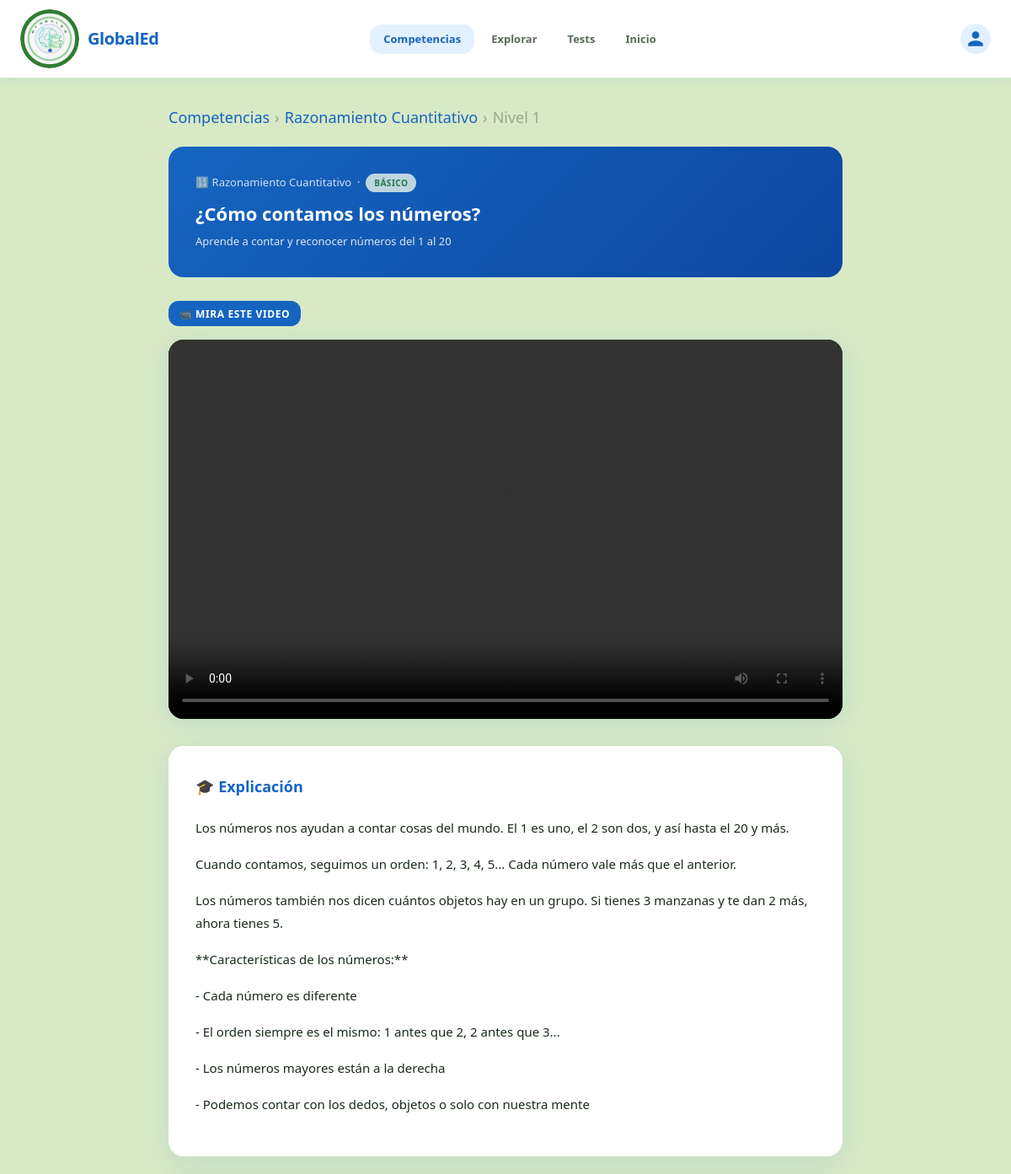
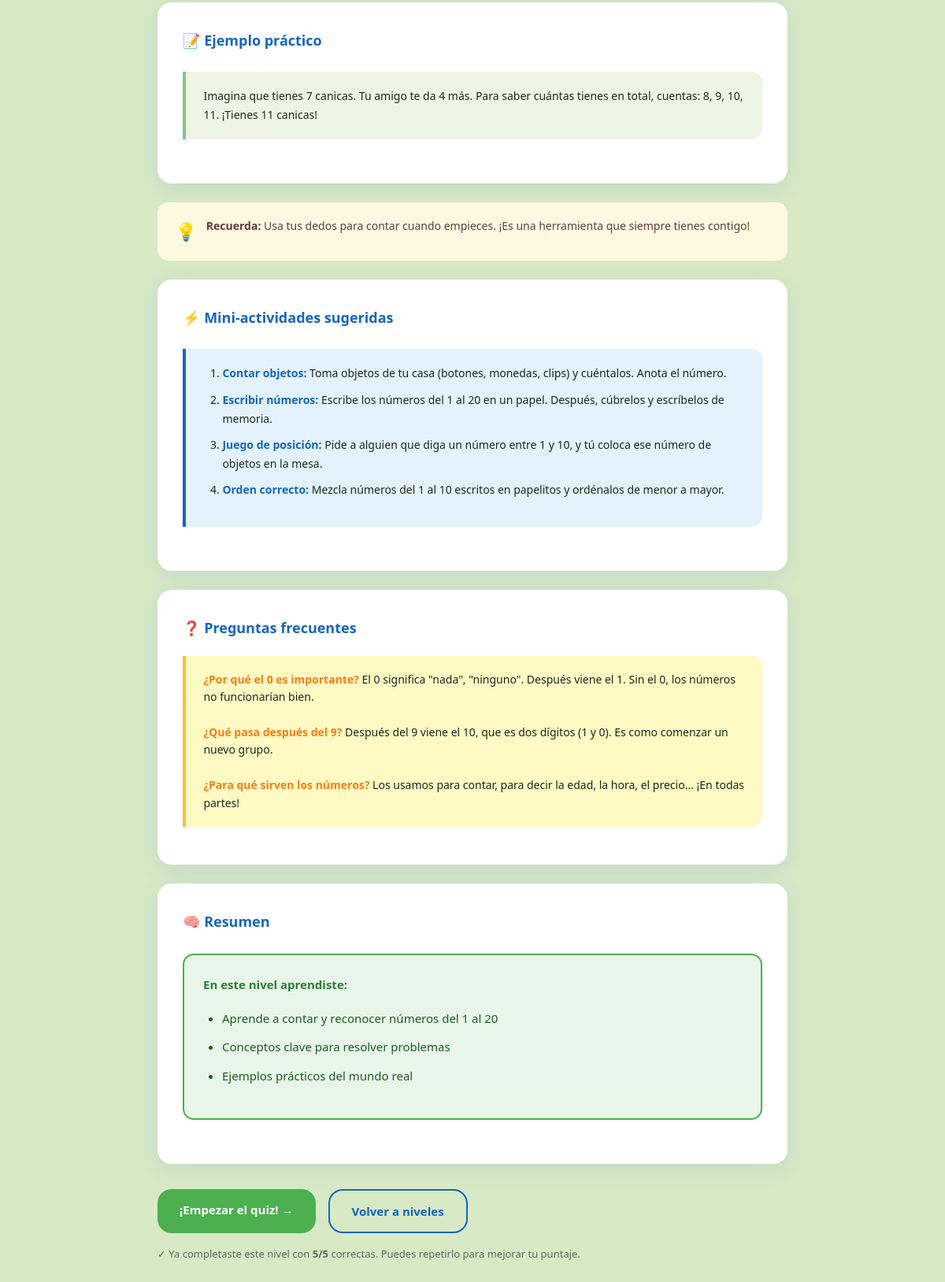
The page /competencias/razonamiento/nivel/1/leccion/ (signed in) on the database its author committed (2 pictures, top to bottom).
### competencias/models.py (models this page shows, shortened)
class Competencia(models.Model):
    ICONOS = {
        'razonamiento':  '🔢',
        'lectura':       '📖',
        'ciudadana':     '🌍',
        'ciencias':      '🔬',
    }
    nombre      = models.CharField(max_length=120)
    slug        = models.SlugField(unique=True)
    descripcion = models.TextField()
    color       = models.CharField(max_length=7, default='#1565C0',
                                   help_text='Color HEX para la UI')
    icono       = models.CharField(max_length=4, default='📚')
    orden       = models.PositiveSmallIntegerField(default=0)
    class Meta:
        ordering = ['orden']
        verbose_name        = 'Competencia'
        verbose_name_plural = 'Competencias'

class Nivel(models.Model):
    competencia = models.ForeignKey(
        Competencia, on_delete=models.CASCADE, related_name='niveles'
    )
    numero      = models.PositiveSmallIntegerField()   # 1–5
    titulo      = models.CharField(max_length=160)
    descripcion = models.CharField(max_length=300)
    class Meta:
        ordering            = ['numero']
        unique_together     = ('competencia', 'numero')
        verbose_name        = 'Nivel'
        verbose_name_plural = 'Niveles'
    def etiqueta_dificultad(self):
        etiquetas = {1: 'Básico', 2: 'Elemental', 3: 'Intermedio',
                     4: 'Avanzado', 5: 'Experto'}
        return etiquetas.get(self.numero, '')

class Contenido(models.Model):
    nivel      = models.OneToOneField(
        Nivel, on_delete=models.CASCADE, related_name='contenido'
    )
    titulo     = models.CharField(max_length=200)
    cuerpo     = models.TextField(help_text='Texto principal de la lección')
    ejemplo    = models.TextField(blank=True,
                                  help_text='Ejemplo concreto para el niño')
    tip        = models.CharField(max_length=300, blank=True,
                                  help_text='Tip rápido o frase memorable')
    video_file = models.FileField(
        upload_to='videos/%Y/%m/', blank=True, null=True,
        help_text='Video educativo local (MP4, WebM, etc)'
    )
    actividades = models.TextField(
        blank=True,
        help_text='Mini-actividades sugeridas para el alumno (HTML permitido)'
    )
    faq = models.TextField(
        blank=True,
        help_text='Preguntas frecuentes y respuestas (HTML permitido)'
    )
    class Meta:
        verbose_name        = 'Contenido'
        verbose_name_plural = 'Contenidos'

class ResultadoUsuario(models.Model):
    usuario     = models.ForeignKey(
        User, on_delete=models.CASCADE, related_name='resultados_competencias'
    )
    nivel       = models.ForeignKey(
        Nivel, on_delete=models.CASCADE, related_name='resultados'
    )
    correctas   = models.PositiveSmallIntegerField(default=0)
    total       = models.PositiveSmallIntegerField(default=0)
    completado  = models.BooleanField(default=False)
    fecha       = models.DateTimeField(auto_now_add=True)
    actualizado = models.DateTimeField(auto_now=True)
    class Meta:
        ordering            = ['-actualizado']
        unique_together     = ('usuario', 'nivel')
        verbose_name        = 'Resultado de usuario'
        verbose_name_plural = 'Resultados de usuarios'

### competencias/views.py (the view)
@login_required
def contenido(request, slug, numero):
    comp, nivel = _get_nivel(slug, numero)
    contenido = nivel.contenido  # objeto
    texto = contenido.cuerpo     # string real
    lineas = [l.strip() for l in texto.splitlines() if l.strip()]
    resultado = _resultado_usuario(request.user, nivel)
    return render(request, 'competencias/contenido.html', {
        'comp': comp,
        'nivel': nivel,
        'leccion': contenido,
        'lineas': lineas,
        'resultado': resultado,
    })

### competencias/views.py (called while the page is built)
def _get_nivel(slug, numero):
    comp  = get_object_or_404(Competencia, slug=slug)
    nivel = get_object_or_404(Nivel, competencia=comp, numero=numero)
    return comp, nivel

def _resultado_usuario(user, nivel):
    try:
        return ResultadoUsuario.objects.get(usuario=user, nivel=nivel)
    except ResultadoUsuario.DoesNotExist:
        return None

### competencias/templates/competencias/contenido.html (shortened to what this page needs)
{% extends "competencias/base_comp.html" %}
{% block comp_content %}
<div class="leccion-wrap">
  <div class="breadcrumb" style="font-size: large;">
    <a href="{% url 'competencias:lista' %}">Competencias</a>
    <span>›</span>
    <a href="{% url 'competencias:niveles' comp.slug %}">{{ comp.nombre }}</a>
    <span>›</span>
    <span>Nivel {{ nivel.numero }}</span>
  </div>
  <div class="leccion-header">
    <div style="font-size:13px;opacity:.8;margin-bottom:.5rem;">
      {{ comp.icono }} {{ comp.nombre }} &nbsp;·&nbsp;
      <span class="badge-dif dif-{{ nivel.numero }}">{{ nivel.etiqueta_dificultad }}</span>
    </div>
    <h1>{{ leccion.titulo }}</h1>
    <p style="font-size:13px;opacity:.85;margin-top:.3rem;">{{ nivel.descripcion }}</p>
  </div>
  {% if leccion.video_file %}
  <div>
    <span class="video-label">📹 Mira este video</span>
    <div class="video-container">
      <video controls>
        <source src="{{ leccion.video_file.url }}" type="video/mp4">
      </video>
    </div>
  </div>
  {% endif %}
  <div class="leccion-section">
    <h2>🎓 Explicación</h2>
    {% for parrafo in lineas %}
      {% if parrafo.strip %}<p>{{ parrafo }}</p>{% endif %}
    {% endfor %}
  </div>
  {% if leccion.ejemplo %}
  <div class="leccion-section">
    <h2>📝 Ejemplo práctico</h2>
    <div class="ejemplo-box">
      {{ leccion.ejemplo }}
    </div>
  </div>
  {% endif %}
  {% if leccion.tip %}
  <div class="tip-box">
    <span class="tip-icon">💡</span>
    <span><strong>Recuerda:</strong> {{ leccion.tip }}</span>
  </div>
  {% endif %}
  {% if leccion.actividades %}
  <div class="leccion-section">
    <h2>⚡ Mini-actividades sugeridas</h2>
    <div class="actividad-box">
      {{ leccion.actividades|safe }}
    </div>
  </div>
  {% endif %}
  {% if leccion.faq %}
  <div class="leccion-section">
    <h2>❓ Preguntas frecuentes</h2>
    <div class="faq-item">
      {{ leccion.faq|safe }}
    </div>
  </div>
  {% endif %}
  <div class="leccion-section">
    <h2>🧠 Resumen</h2>
    <div class="resumen-box">
      <p><strong>En este nivel aprendiste:</strong></p>
      <ul style="margin-left: 1.5rem; margin-top: 0.7rem;">
        <li>{{ nivel.descripcion }}</li>
        <li>Conceptos clave para resolver problemas</li>
        <li>Ejemplos prácticos del mundo real</li>
      </ul>
    </div>
  </div>
  <div class="cta-row">
    <a href="{% url 'competencias:quiz' comp.slug nivel.numero %}" class="btn-kid btn-kid-green">
      ¡Empezar el quiz! →
    </a>
    <a href="{% url 'competencias:niveles' comp.slug %}" class="btn-kid btn-kid-outline">
      Volver a niveles
    </a>
  </div>
  {% if resultado and resultado.completado %}
  <p style="margin-top:1rem;font-size:13px;color:var(--text-muted);">
    ✓ Ya completaste este nivel con <strong>{{ resultado.correctas }}/{{ resultado.total }}</strong> correctas.
    Puedes repetirlo para mejorar tu puntaje.
  </p>
  {% endif %}
</div>
{% endblock %}

### core/static/css/responsive.css (style rules this page uses)
html { overflow-x: hidden; }
body { overflow-x: hidden; -webkit-text-size-adjust: 100%; }
img, video, iframe { max-width: 100%; height: auto; }
:root { --fs-xs: 0.72rem; --fs-sm: 0.8125rem; --fs-base: 0.9375rem; --fs-md: 1rem; --fs-lg: 1.125rem; --fs-xl: 1.25rem; --fs-2xl: 1.375rem; --fs-3xl: 1.5rem; }

### core/templates/core/base.html (style rules this page uses)
:root { --blue: #1565C0; --blue-dark: #0D47A1; --blue-mid: #1976D2; --blue-light: #E3F0FF; --green: #81C784; --green-dark: #4CAF50; --bg: #D8E9C6; --bg-soft: #EEF5E5; --white: #FFFFFF; --text: #1A2B1A; --text-muted: #5A6B5A; --danger: #E53935; --radius-sm: 8px; --radius-md: 14px; --radius-lg: 22px; --shadow: 0 4px 24px rgba(21,101,192,.10); --shadow-sm: 0 2px 10px rgba(21,101,192,.07); }
*, *::before, *::after { box-sizing: border-box; margin: 0; padding: 0; }
body { font-family: 'Segoe UI', system-ui, sans-serif; background: var(--bg); color: var(--text); min-height: 100vh; font-size: 15px; line-height: 1.6; }
a { color: inherit; text-decoration: none; }

### competencias/templates/competencias/base_comp.html (style rules this page uses)
:root { --comp-radius: 18px; --comp-shadow: 0 6px 28px rgba(21,101,192,.11); }
.breadcrumb { display:flex; align-items:center; gap:6px; font-size:12px; color:var(--text-muted); margin-bottom:1.25rem; flex-wrap:wrap; }
.breadcrumb a { color:var(--blue); }
.breadcrumb span { opacity:.5; }
.badge-dif { display:inline-block; font-size:10px; font-weight:700; padding:3px 10px; border-radius:20px; letter-spacing:.05em; text-transform:uppercase; }
.dif-1 { background:#E8F5E9; color:#2E7D32; }
.btn-kid { display:inline-block; padding:14px 28px; border-radius:var(--comp-radius); font-size:15px; font-weight:700; cursor:pointer; border:none; font-family:inherit; transition:transform .15s, opacity .2s; text-align:center; }
.btn-kid-green { background:#4CAF50; color:#fff; }
.btn-kid-outline { background:transparent; border:2px solid var(--blue); color:var(--blue); }

### rows shown on the page
Competencia: nombre "Razonamiento Cuantitativo", icono "🔢"
Nivel: numero "1", etiqueta_dificultad "BÁSICO", descripcion "Aprende a contar y reconocer números del 1 al 20"
Contenido: titulo "¿Cómo contamos los números?", ejemplo "Imagina que tienes 7 canicas. Tu amigo te da 4 más. Para saber cuántas tienes en total, cuentas: 8, 9, 10, 11. ¡Tienes 11 canicas!", tip "Usa tus dedos para contar cuando empieces. ¡Es una herramienta que siempre tienes contigo!", actividades "Contar objetos: Toma objetos de tu casa (botones, monedas, clips) y cuéntalos. Anota el número. Escribir números: Escribe los números del 1 al 20 en un papel. Después, cúbrelos y escríbelos de memoria. Juego de posición: Pide a alguien que diga un número entre 1 y 10, y tú coloca ese número de objetos en la mesa. Orden correcto: Mezcla números del 1 al 10 escritos en papelitos y ordénalos de menor a mayor.", faq "¿Por qué el 0 es importante? El 0 significa \"nada\", \"ninguno\". Después viene el 1. Sin el 0, los números no funcionarían bien. ¿Qué pasa después del 9? Después del 9 viene el 10, que es dos dígitos (1 y 0). Es como comenzar un nuevo grupo. ¿Para qué sirven los números? Los usamos para contar, para decir la edad, la hora, el precio... ¡En todas partes!"
ResultadoUsuario: correctas "5", total "5"

### other values the page prints
{{ parrafo }} "Los números nos ayudan a contar cosas del mundo. El 1 es uno, el 2 son dos, y así hasta el 20 y más." "Cuando contamos, seguimos un orden: 1, 2, 3, 4, 5... Cada número vale más que el anterior." "Los números también nos dicen cuántos objetos hay en un grupo. Si tienes 3 manzanas y te dan 2 más, ahora tienes 5." "**Características de los números:**" "- Cada número es diferente" "- El orden siempre es el mismo: 1 antes que 2, 2 antes que 3..." "- Los números mayores están a la derecha" "- Podemos contar con los dedos, objetos o solo con nuestra mente"
